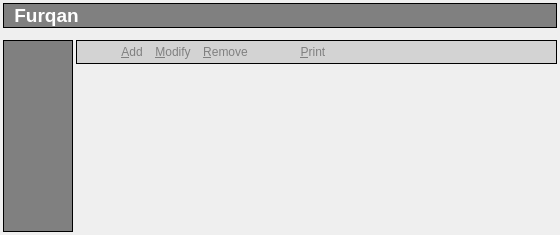
<?xml version="1.0" encoding="UTF-8"?>
<ui version="4.0">
 <class>MainWidget</class>
 <widget class="QWidget" name="MainWidget">
  <property name="styleSheet">
   <string notr="true">QPushButton:flat {
    border: none;
	background: transparent;
	padding: 3px;
}
QPushButton:flat:hover {
    border: 1px solid lightgray;
}
QPushButton:flat:checked {
	border: 1px solid #01bccd;
    background-color: qlineargradient(x1:0, y1:0, x2:0, y2:1,
                                      stop:0 #616161, stop: 0.5 #505050,
                                      stop: 0.6 #434343, stop:1 #656565);
}

QToolBar {
    spacing: 3px;
}

QTableView::item:selected:!active {
    background: qlineargradient(spread:reflect, x1:0.539, y1:0, x2:0.489, y2:1, stop:0 rgba(150, 150, 0, 100), stop:1 rgba(200, 200, 0, 100));
	color: black;
}
QTableView::item:selected:active {
    background: qlineargradient(spread:reflect, x1:0.539, y1:0, x2:0.489, y2:1, stop:0 rgba(150, 150, 0, 200), stop:1 rgba(200, 200, 0, 200));
	color: black;
}
QTableView::item:hover {
    background: qlineargradient(x1: 0, y1: 0, x2: 0, y2: 1,
                                stop: 0 #EAEAEA, stop: 1 #DDDDDD);
}
QTableView::focus {
	background-color: rgb(255, 255, 255);
    border: 2px solid #ffff00;
}
QTableView::!focus {
	background-color: rgb(240, 240, 240);
	border: 1px solid rgb(0, 0, 0);
}

QHeaderView::section {
    background-color: qlineargradient(x1:0, y1:0, x2:0, y2:1,
                                      stop:0 #616161, stop: 0.5 #505050,
                                      stop: 0.6 #434343, stop:1 #656565);
 	color: white;
    padding: 6px;
    border: 1px solid #6c6c6c;
}

QHeaderView::section:checked:vertical
{
	background-color: white;
	color: black;
}

QListView {
	background: lightgray;
	color: black;
	border: 1px solid black;
}
QListView::item:selected:active, QListView::item:selected:!active {
/*
    background: qlineargradient(spread:reflect, x1:0.539, y1:0, x2:0.489, y2:1, stop:0 rgba(125, 125, 0, 200), stop:1 rgba(175, 175, 0, 200));
*/	
	background: darkgray;
	color: white;
}
QListView::item, QListWidget::item {
	padding: 4px;
}

QTabWidget::pane { /* The tab widget frame */
    border: 2px solid #C2C7CB;
}

/* Style the tab using the tab sub-control. Note that
    it reads QTabBar _not_ QTabWidget */
QTabBar::tab {
    background: qlineargradient(x1: 0, y1: 0, x2: 0, y2: 1,
                                stop: 0 #E1E1E1, stop: 0.4 #DDDDDD,
                                stop: 0.5 #D8D8D8, stop: 1.0 #D3D3D3);
    border: 1px solid #C4C4C3;
    border-bottom-color: #C2C7CB; /* same as the pane color */
    border-top-left-radius: 6px;
    border-bottom-left-radius: 6px;
    min-width: 6ex;
    min-height: 30ex;
    padding: 2px;
}

QTabBar::tab:selected, QTabBar::tab:hover {
    background: qlineargradient(x1: 0, y1: 0, x2: 0, y2: 1,
                                stop: 0 #fafafa, stop: 0.4 #f4f4f4,
                                stop: 0.5 #e7e7e7, stop: 1.0 #fafafa);
}

QTabBar::tab:selected {
    border-color: #9B9B9B;
    border-left-color: #C2C7CB; /* same as pane color */
}

QTabBar::tab:!selected {
    margin-left: 3px; /* make non-selected tabs look smaller */
}</string>
  </property>
  <layout class="QVBoxLayout" name="verticalLayout_2">
   <property name="spacing">
    <number>12</number>
   </property>
   <property name="leftMargin">
    <number>3</number>
   </property>
   <property name="topMargin">
    <number>3</number>
   </property>
   <property name="rightMargin">
    <number>3</number>
   </property>
   <property name="bottomMargin">
    <number>3</number>
   </property>
   <item>
    <widget class="QFrame" name="frame">
     <property name="styleSheet">
      <string notr="true">QFrame {
background: gray;
border: 1px solid black;
margin: 0;
padding: 0;
}</string>
     </property>
     <layout class="QHBoxLayout" name="horizontalLayout_2">
      <property name="spacing">
       <number>0</number>
      </property>
      <property name="leftMargin">
       <number>0</number>
      </property>
      <property name="topMargin">
       <number>0</number>
      </property>
      <property name="rightMargin">
       <number>0</number>
      </property>
      <property name="bottomMargin">
       <number>0</number>
      </property>
      <item>
       <spacer name="horizontalSpacer_4">
        <property name="orientation">
         <enum>Qt::Horizontal</enum>
        </property>
        <property name="sizeType">
         <enum>QSizePolicy::Fixed</enum>
        </property>
        <property name="sizeHint" stdset="0">
         <size>
          <width>10</width>
          <height>20</height>
         </size>
        </property>
       </spacer>
      </item>
      <item>
       <widget class="QPushButton" name="furqanButton">
        <property name="font">
         <font>
          <pointsize>14</pointsize>
          <weight>75</weight>
          <bold>true</bold>
         </font>
        </property>
        <property name="cursor">
         <cursorShape>WhatsThisCursor</cursorShape>
        </property>
        <property name="styleSheet">
         <string notr="true">QPushButton {
background: none;
color: white;
border: 0;
margin: 0;
padding: 0;
}

QPushButton:hover {
background: none;
color: yellow;
border: 0;
margin: 0;
padding: 0;
}</string>
        </property>
        <property name="text">
         <string>Furqan</string>
        </property>
        <property name="flat">
         <bool>true</bool>
        </property>
       </widget>
      </item>
      <item>
       <spacer name="horizontalSpacer_2">
        <property name="orientation">
         <enum>Qt::Horizontal</enum>
        </property>
        <property name="sizeHint" stdset="0">
         <size>
          <width>40</width>
          <height>20</height>
         </size>
        </property>
       </spacer>
      </item>
      <item>
       <widget class="QPushButton" name="minimizeButton">
        <property name="cursor">
         <cursorShape>PointingHandCursor</cursorShape>
        </property>
        <property name="icon">
         <iconset resource="../resource.qrc">
          <normaloff>:/minimize</normaloff>:/minimize</iconset>
        </property>
        <property name="iconSize">
         <size>
          <width>24</width>
          <height>24</height>
         </size>
        </property>
        <property name="flat">
         <bool>true</bool>
        </property>
       </widget>
      </item>
      <item>
       <widget class="QPushButton" name="closeButton">
        <property name="cursor">
         <cursorShape>PointingHandCursor</cursorShape>
        </property>
        <property name="icon">
         <iconset resource="../resource.qrc">
          <normaloff>:/exit</normaloff>:/exit</iconset>
        </property>
        <property name="iconSize">
         <size>
          <width>24</width>
          <height>24</height>
         </size>
        </property>
        <property name="flat">
         <bool>true</bool>
        </property>
       </widget>
      </item>
     </layout>
    </widget>
   </item>
   <item>
    <layout class="QHBoxLayout" name="horizontalLayout" stretch="1,100">
     <property name="spacing">
      <number>3</number>
     </property>
     <item>
      <widget class="QListWidget" name="listWidget">
       <property name="sizePolicy">
        <sizepolicy hsizetype="Preferred" vsizetype="Expanding">
         <horstretch>0</horstretch>
         <verstretch>0</verstretch>
        </sizepolicy>
       </property>
       <property name="styleSheet">
        <string notr="true">QFrame {
background: gray;
color: white;
border: 1px solid black;
margin: 0;
padding: 0;
show-decoration-selected: 1;
}

QListView::item:selected:active, QListView::item:selected:!active {
	background:white;
	color: black;
}

QListView::item:hover {
/*
    background: qlineargradient(x1: 0, y1: 0, x2: 0, y2: 1,
                                stop: 0 #EAEBEC, stop: 1 #CCCCCC);
	color: gray;

QListView::item:hover, QListWidget::item:hover {
    background: qlineargradient(x1: 0, y1: 0, x2: 0, y2: 1,
                                stop: 0 #EAEBEC, stop: 1 #CCCCCC);
	color: gray;
	padding: 0;
}

*/	
	border: 1px solid lightgray;
}

QListView::item {
	padding: 4px;
}</string>
       </property>
      </widget>
     </item>
     <item>
      <layout class="QVBoxLayout" name="verticalLayout">
       <property name="spacing">
        <number>12</number>
       </property>
       <item>
        <widget class="QFrame" name="controlFrame">
         <property name="styleSheet">
          <string notr="true">QFrame {
	background-color: lightgray;
	border: 1px solid black;
	padding: 1px;
}
QPushButton {
	padding: 3px;
	color: gray;
}
QPushButton:hover {
	color: white;
	border: 1px solid gray;
}
</string>
         </property>
         <property name="frameShape">
          <enum>QFrame::Box</enum>
         </property>
         <layout class="QHBoxLayout" name="horizontalLayout_3">
          <property name="leftMargin">
           <number>0</number>
          </property>
          <property name="topMargin">
           <number>0</number>
          </property>
          <property name="rightMargin">
           <number>0</number>
          </property>
          <property name="bottomMargin">
           <number>0</number>
          </property>
          <item>
           <spacer name="horizontalSpacer_3">
            <property name="orientation">
             <enum>Qt::Horizontal</enum>
            </property>
            <property name="sizeType">
             <enum>QSizePolicy::Fixed</enum>
            </property>
            <property name="sizeHint" stdset="0">
             <size>
              <width>40</width>
              <height>20</height>
             </size>
            </property>
           </spacer>
          </item>
          <item>
           <widget class="QPushButton" name="addButton">
            <property name="cursor">
             <cursorShape>PointingHandCursor</cursorShape>
            </property>
            <property name="text">
             <string>&amp;Add</string>
            </property>
            <property name="icon">
             <iconset resource="../resource.qrc">
              <normaloff>:/table-add</normaloff>:/table-add</iconset>
            </property>
            <property name="iconSize">
             <size>
              <width>32</width>
              <height>32</height>
             </size>
            </property>
            <property name="flat">
             <bool>true</bool>
            </property>
           </widget>
          </item>
          <item>
           <widget class="QPushButton" name="modifyButton">
            <property name="cursor">
             <cursorShape>PointingHandCursor</cursorShape>
            </property>
            <property name="text">
             <string>&amp;Modify</string>
            </property>
            <property name="icon">
             <iconset resource="../resource.qrc">
              <normaloff>:/table-modify</normaloff>:/table-modify</iconset>
            </property>
            <property name="iconSize">
             <size>
              <width>32</width>
              <height>32</height>
             </size>
            </property>
            <property name="flat">
             <bool>true</bool>
            </property>
           </widget>
          </item>
          <item>
           <widget class="QPushButton" name="removeButton">
            <property name="cursor">
             <cursorShape>PointingHandCursor</cursorShape>
            </property>
            <property name="text">
             <string>&amp;Remove</string>
            </property>
            <property name="icon">
             <iconset resource="../resource.qrc">
              <normaloff>:/table-remove</normaloff>:/table-remove</iconset>
            </property>
            <property name="iconSize">
             <size>
              <width>32</width>
              <height>32</height>
             </size>
            </property>
            <property name="flat">
             <bool>true</bool>
            </property>
           </widget>
          </item>
          <item>
           <spacer name="printHorizontalSpacer">
            <property name="orientation">
             <enum>Qt::Horizontal</enum>
            </property>
            <property name="sizeType">
             <enum>QSizePolicy::Fixed</enum>
            </property>
            <property name="sizeHint" stdset="0">
             <size>
              <width>40</width>
              <height>20</height>
             </size>
            </property>
           </spacer>
          </item>
          <item>
           <widget class="QPushButton" name="printButton">
            <property name="cursor">
             <cursorShape>PointingHandCursor</cursorShape>
            </property>
            <property name="text">
             <string>&amp;Print</string>
            </property>
            <property name="icon">
             <iconset resource="../resource.qrc">
              <normaloff>:/table-print</normaloff>:/table-print</iconset>
            </property>
            <property name="iconSize">
             <size>
              <width>32</width>
              <height>32</height>
             </size>
            </property>
            <property name="flat">
             <bool>true</bool>
            </property>
           </widget>
          </item>
          <item>
           <spacer name="horizontalSpacer">
            <property name="orientation">
             <enum>Qt::Horizontal</enum>
            </property>
            <property name="sizeHint" stdset="0">
             <size>
              <width>40</width>
              <height>20</height>
             </size>
            </property>
           </spacer>
          </item>
         </layout>
        </widget>
       </item>
       <item>
        <widget class="QStackedWidget" name="stackedWidget"/>
       </item>
      </layout>
     </item>
    </layout>
   </item>
  </layout>
 </widget>
 <resources>
  <include location="../resource.qrc"/>
 </resources>
 <connections>
  <connection>
   <sender>minimizeButton</sender>
   <signal>clicked()</signal>
   <receiver>MainWidget</receiver>
   <slot>showMinimized()</slot>
   <hints>
    <hint type="sourcelabel">
     <x>670</x>
     <y>30</y>
    </hint>
    <hint type="destinationlabel">
     <x>5</x>
     <y>5</y>
    </hint>
   </hints>
  </connection>
  <connection>
   <sender>closeButton</sender>
   <signal>clicked()</signal>
   <receiver>MainWidget</receiver>
   <slot>close()</slot>
   <hints>
    <hint type="sourcelabel">
     <x>704</x>
     <y>30</y>
    </hint>
    <hint type="destinationlabel">
     <x>278</x>
     <y>10</y>
    </hint>
   </hints>
  </connection>
 </connections>
</ui>
